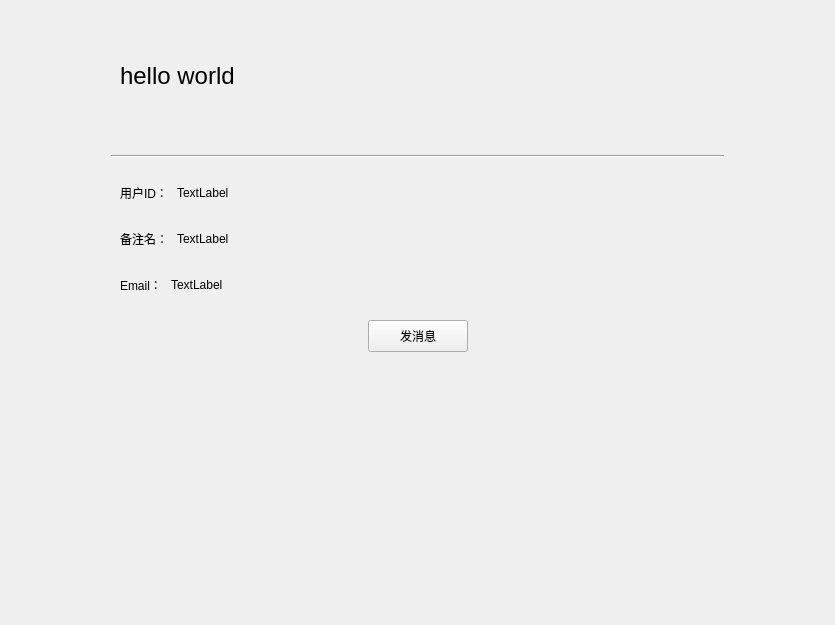
<?xml version="1.0" encoding="UTF-8"?>
<ui version="4.0">
 <class>contactinfopage</class>
 <widget class="QWidget" name="contactinfopage">
  <property name="geometry">
   <rect>
    <x>0</x>
    <y>0</y>
    <width>835</width>
    <height>625</height>
   </rect>
  </property>
  <property name="windowTitle">
   <string>Form</string>
  </property>
  <layout class="QVBoxLayout" name="verticalLayout">
   <item>
    <widget class="QWidget" name="widget" native="true">
     <property name="minimumSize">
      <size>
       <width>0</width>
       <height>130</height>
      </size>
     </property>
     <property name="maximumSize">
      <size>
       <width>16777215</width>
       <height>130</height>
      </size>
     </property>
     <layout class="QHBoxLayout" name="horizontalLayout_9">
      <property name="spacing">
       <number>0</number>
      </property>
      <property name="topMargin">
       <number>0</number>
      </property>
      <property name="rightMargin">
       <number>0</number>
      </property>
      <property name="bottomMargin">
       <number>0</number>
      </property>
      <item>
       <spacer name="horizontalSpacer_21">
        <property name="orientation">
         <enum>Qt::Orientation::Horizontal</enum>
        </property>
        <property name="sizeType">
         <enum>QSizePolicy::Policy::Fixed</enum>
        </property>
        <property name="sizeHint" stdset="0">
         <size>
          <width>100</width>
          <height>20</height>
         </size>
        </property>
       </spacer>
      </item>
      <item>
       <widget class="QLabel" name="contactname_lb">
        <property name="minimumSize">
         <size>
          <width>80</width>
          <height>0</height>
         </size>
        </property>
        <property name="font">
         <font>
          <pointsize>18</pointsize>
         </font>
        </property>
        <property name="text">
         <string>hello world</string>
        </property>
       </widget>
      </item>
      <item>
       <spacer name="horizontalSpacer_22">
        <property name="orientation">
         <enum>Qt::Orientation::Horizontal</enum>
        </property>
        <property name="sizeHint" stdset="0">
         <size>
          <width>40</width>
          <height>20</height>
         </size>
        </property>
       </spacer>
      </item>
      <item>
       <widget class="QWidget" name="widget_8" native="true">
        <property name="minimumSize">
         <size>
          <width>80</width>
          <height>120</height>
         </size>
        </property>
        <property name="maximumSize">
         <size>
          <width>80</width>
          <height>120</height>
         </size>
        </property>
        <layout class="QVBoxLayout" name="verticalLayout_3">
         <property name="spacing">
          <number>0</number>
         </property>
         <property name="leftMargin">
          <number>0</number>
         </property>
         <property name="topMargin">
          <number>0</number>
         </property>
         <property name="rightMargin">
          <number>0</number>
         </property>
         <property name="bottomMargin">
          <number>0</number>
         </property>
         <item>
          <spacer name="verticalSpacer_3">
           <property name="orientation">
            <enum>Qt::Orientation::Vertical</enum>
           </property>
           <property name="sizeType">
            <enum>QSizePolicy::Policy::Fixed</enum>
           </property>
           <property name="sizeHint" stdset="0">
            <size>
             <width>20</width>
             <height>40</height>
            </size>
           </property>
          </spacer>
         </item>
         <item>
          <widget class="QLabel" name="icon_lb">
           <property name="minimumSize">
            <size>
             <width>80</width>
             <height>80</height>
            </size>
           </property>
           <property name="maximumSize">
            <size>
             <width>80</width>
             <height>80</height>
            </size>
           </property>
           <property name="text">
            <string/>
           </property>
           <property name="scaledContents">
            <bool>true</bool>
           </property>
           <property name="alignment">
            <set>Qt::AlignmentFlag::AlignCenter</set>
           </property>
          </widget>
         </item>
        </layout>
       </widget>
      </item>
      <item>
       <spacer name="horizontalSpacer_23">
        <property name="orientation">
         <enum>Qt::Orientation::Horizontal</enum>
        </property>
        <property name="sizeType">
         <enum>QSizePolicy::Policy::Fixed</enum>
        </property>
        <property name="sizeHint" stdset="0">
         <size>
          <width>100</width>
          <height>20</height>
         </size>
        </property>
       </spacer>
      </item>
     </layout>
    </widget>
   </item>
   <item>
    <widget class="QWidget" name="widget_5" native="true">
     <layout class="QHBoxLayout" name="horizontalLayout_7">
      <property name="spacing">
       <number>0</number>
      </property>
      <property name="leftMargin">
       <number>0</number>
      </property>
      <property name="topMargin">
       <number>0</number>
      </property>
      <property name="rightMargin">
       <number>0</number>
      </property>
      <property name="bottomMargin">
       <number>0</number>
      </property>
      <item>
       <spacer name="horizontalSpacer_16">
        <property name="orientation">
         <enum>Qt::Orientation::Horizontal</enum>
        </property>
        <property name="sizeType">
         <enum>QSizePolicy::Policy::Fixed</enum>
        </property>
        <property name="sizeHint" stdset="0">
         <size>
          <width>100</width>
          <height>20</height>
         </size>
        </property>
       </spacer>
      </item>
      <item>
       <widget class="Line" name="line_3">
        <property name="orientation">
         <enum>Qt::Orientation::Horizontal</enum>
        </property>
       </widget>
      </item>
      <item>
       <spacer name="horizontalSpacer_17">
        <property name="orientation">
         <enum>Qt::Orientation::Horizontal</enum>
        </property>
        <property name="sizeType">
         <enum>QSizePolicy::Policy::Fixed</enum>
        </property>
        <property name="sizeHint" stdset="0">
         <size>
          <width>100</width>
          <height>20</height>
         </size>
        </property>
       </spacer>
      </item>
     </layout>
    </widget>
   </item>
   <item>
    <widget class="QWidget" name="widget_2" native="true">
     <property name="minimumSize">
      <size>
       <width>0</width>
       <height>40</height>
      </size>
     </property>
     <property name="maximumSize">
      <size>
       <width>16777215</width>
       <height>80</height>
      </size>
     </property>
     <layout class="QHBoxLayout" name="horizontalLayout_8">
      <item>
       <spacer name="horizontalSpacer_18">
        <property name="orientation">
         <enum>Qt::Orientation::Horizontal</enum>
        </property>
        <property name="sizeType">
         <enum>QSizePolicy::Policy::Fixed</enum>
        </property>
        <property name="sizeHint" stdset="0">
         <size>
          <width>100</width>
          <height>20</height>
         </size>
        </property>
       </spacer>
      </item>
      <item>
       <widget class="QLabel" name="label_4">
        <property name="text">
         <string>用户ID：</string>
        </property>
       </widget>
      </item>
      <item>
       <spacer name="horizontalSpacer_19">
        <property name="orientation">
         <enum>Qt::Orientation::Horizontal</enum>
        </property>
        <property name="sizeType">
         <enum>QSizePolicy::Policy::Fixed</enum>
        </property>
        <property name="sizeHint" stdset="0">
         <size>
          <width>3</width>
          <height>20</height>
         </size>
        </property>
       </spacer>
      </item>
      <item>
       <widget class="QLabel" name="uid_lb">
        <property name="text">
         <string>TextLabel</string>
        </property>
       </widget>
      </item>
      <item>
       <spacer name="horizontalSpacer_20">
        <property name="orientation">
         <enum>Qt::Orientation::Horizontal</enum>
        </property>
        <property name="sizeHint" stdset="0">
         <size>
          <width>40</width>
          <height>20</height>
         </size>
        </property>
       </spacer>
      </item>
     </layout>
    </widget>
   </item>
   <item>
    <widget class="QWidget" name="widget_9" native="true">
     <property name="minimumSize">
      <size>
       <width>0</width>
       <height>40</height>
      </size>
     </property>
     <layout class="QHBoxLayout" name="horizontalLayout_13">
      <item>
       <spacer name="horizontalSpacer_31">
        <property name="orientation">
         <enum>Qt::Orientation::Horizontal</enum>
        </property>
        <property name="sizeType">
         <enum>QSizePolicy::Policy::Fixed</enum>
        </property>
        <property name="sizeHint" stdset="0">
         <size>
          <width>100</width>
          <height>20</height>
         </size>
        </property>
       </spacer>
      </item>
      <item>
       <widget class="QLabel" name="label">
        <property name="text">
         <string>备注名：</string>
        </property>
       </widget>
      </item>
      <item>
       <spacer name="horizontalSpacer_33">
        <property name="orientation">
         <enum>Qt::Orientation::Horizontal</enum>
        </property>
        <property name="sizeType">
         <enum>QSizePolicy::Policy::Fixed</enum>
        </property>
        <property name="sizeHint" stdset="0">
         <size>
          <width>3</width>
          <height>20</height>
         </size>
        </property>
       </spacer>
      </item>
      <item>
       <widget class="QLabel" name="nick_lb">
        <property name="text">
         <string>TextLabel</string>
        </property>
       </widget>
      </item>
      <item>
       <spacer name="horizontalSpacer_32">
        <property name="orientation">
         <enum>Qt::Orientation::Horizontal</enum>
        </property>
        <property name="sizeHint" stdset="0">
         <size>
          <width>40</width>
          <height>20</height>
         </size>
        </property>
       </spacer>
      </item>
     </layout>
    </widget>
   </item>
   <item>
    <widget class="QWidget" name="widget_3" native="true">
     <property name="minimumSize">
      <size>
       <width>0</width>
       <height>40</height>
      </size>
     </property>
     <property name="maximumSize">
      <size>
       <width>16777215</width>
       <height>80</height>
      </size>
     </property>
     <layout class="QHBoxLayout" name="horizontalLayout_10">
      <item>
       <spacer name="horizontalSpacer_24">
        <property name="orientation">
         <enum>Qt::Orientation::Horizontal</enum>
        </property>
        <property name="sizeType">
         <enum>QSizePolicy::Policy::Fixed</enum>
        </property>
        <property name="sizeHint" stdset="0">
         <size>
          <width>100</width>
          <height>20</height>
         </size>
        </property>
       </spacer>
      </item>
      <item>
       <widget class="QLabel" name="label_6">
        <property name="text">
         <string>Email：</string>
        </property>
       </widget>
      </item>
      <item>
       <spacer name="horizontalSpacer_25">
        <property name="orientation">
         <enum>Qt::Orientation::Horizontal</enum>
        </property>
        <property name="sizeType">
         <enum>QSizePolicy::Policy::Fixed</enum>
        </property>
        <property name="sizeHint" stdset="0">
         <size>
          <width>3</width>
          <height>20</height>
         </size>
        </property>
       </spacer>
      </item>
      <item>
       <widget class="QLabel" name="email_lb">
        <property name="text">
         <string>TextLabel</string>
        </property>
       </widget>
      </item>
      <item>
       <spacer name="horizontalSpacer_26">
        <property name="orientation">
         <enum>Qt::Orientation::Horizontal</enum>
        </property>
        <property name="sizeHint" stdset="0">
         <size>
          <width>40</width>
          <height>20</height>
         </size>
        </property>
       </spacer>
      </item>
     </layout>
    </widget>
   </item>
   <item>
    <widget class="QWidget" name="widget_4" native="true">
     <layout class="QHBoxLayout" name="horizontalLayout_11">
      <item>
       <spacer name="horizontalSpacer_27">
        <property name="orientation">
         <enum>Qt::Orientation::Horizontal</enum>
        </property>
        <property name="sizeHint" stdset="0">
         <size>
          <width>40</width>
          <height>20</height>
         </size>
        </property>
       </spacer>
      </item>
      <item>
       <widget class="ClickButton" name="sendmsg_btn">
        <property name="minimumSize">
         <size>
          <width>100</width>
          <height>32</height>
         </size>
        </property>
        <property name="maximumSize">
         <size>
          <width>100</width>
          <height>32</height>
         </size>
        </property>
        <property name="text">
         <string>发消息</string>
        </property>
       </widget>
      </item>
      <item>
       <spacer name="horizontalSpacer_28">
        <property name="orientation">
         <enum>Qt::Orientation::Horizontal</enum>
        </property>
        <property name="sizeHint" stdset="0">
         <size>
          <width>40</width>
          <height>20</height>
         </size>
        </property>
       </spacer>
      </item>
     </layout>
    </widget>
   </item>
   <item>
    <spacer name="verticalSpacer">
     <property name="orientation">
      <enum>Qt::Orientation::Vertical</enum>
     </property>
     <property name="sizeHint" stdset="0">
      <size>
       <width>20</width>
       <height>248</height>
      </size>
     </property>
    </spacer>
   </item>
  </layout>
 </widget>
 <customwidgets>
  <customwidget>
   <class>ClickButton</class>
   <extends>QPushButton</extends>
   <header>clickbutton.h</header>
  </customwidget>
 </customwidgets>
 <resources/>
 <connections/>
</ui>
